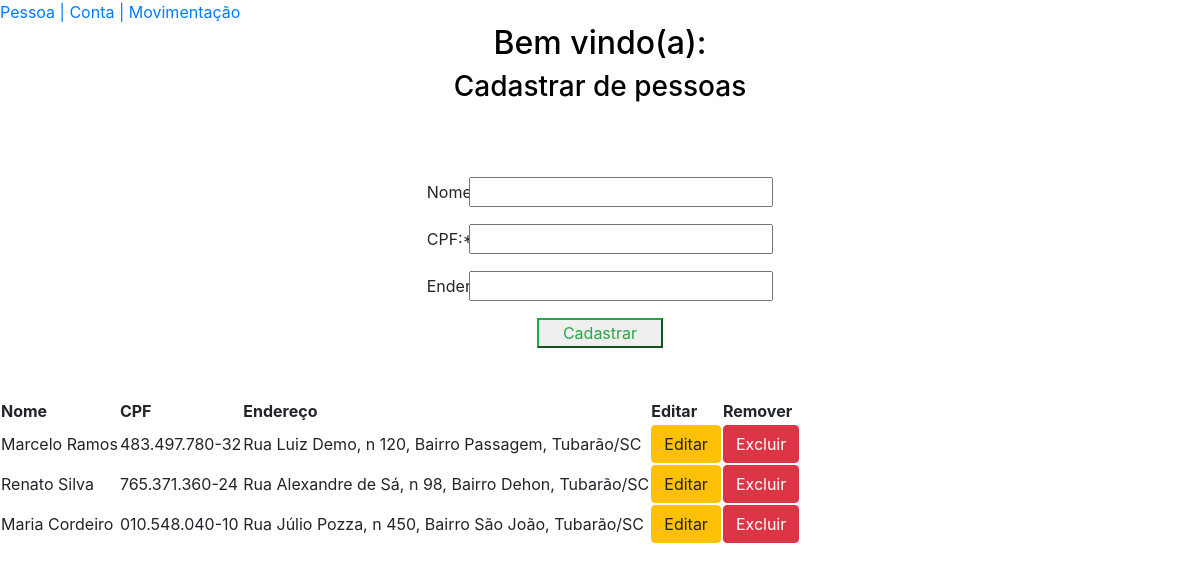
/app/view/index.php, run on the app's committed database.
### tables this page shows
CREATE TABLE `pessoas` (
  `id` int(11) unsigned NOT NULL AUTO_INCREMENT,
  `nome` varchar(200) NOT NULL DEFAULT '',
  `cpf` varchar(11) NOT NULL DEFAULT '',
  `endereco` text NOT NULL,
  PRIMARY KEY (`id`)
);

### app/model/Pessoa.php (called while the page is built, shortened)
<?php
class Pessoas
{
    public function listarPessoas(){
        $banco = new Banco();
        $conexao = $banco->conectar();
        $sql = $conexao->prepare("SELECT * FROM pessoas");
        $sql->execute();
        $pessoas = $sql->fetchAll(PDO::FETCH_ASSOC);
        return $pessoas;
    }
}

### app/controller/pessoa.php (called while the page is built, shortened)
<?php
        require_once "../model/Pessoa.php";
        require_once "../lib/Util.php";
class PessoasCtl {
    public function mostrarPessoas(){
        require_once "../model/Pessoa.php";
        require_once "../lib/Util.php";
        $pessoaMdl = new Pessoas();
        $util = new Util();
        $pessoas = $pessoaMdl->listarPessoas();
        return $pessoas;
    }
}

### app/lib/Util.php (called while the page is built, shortened)
<?php
class Util {
    public function includeMaskCpf($cpf){
        $cpf = substr_replace($cpf, '.', 3, 0);
        $cpf = substr_replace($cpf, '.', 7, 0);
        $cpf = substr_replace($cpf, '-', 11, 0);
        return $cpf;
    }
}

### app/view/index.php (the view, shortened to what this page needs)
<?php
require "../controller/pessoa.php";
require_once "../lib/Util.php";
$util = new Util();
$listagemPessoas = new PessoasCtl();
$pessoas = $listagemPessoas->mostrarPessoas();
?>
<!DOCTYPE html>
<html>
    <head>
    <link rel="stylesheet" href="css/style.css" media="screen">
    <link rel="stylesheet" href="https://stackpath.bootstrapcdn.com/bootstrap/4.4.1/css/bootstrap.min.css">
    <link rel="stylesheet" href="https://stackpath.bootstrapcdn.com/bootstrap/4.4.1/css/bootstrap.min.css">
    </head>
    <body>
        <a href="#">Pessoa | </a><a href="conta.php">Conta | </a> <a href="movimentacao.php">Movimentação</a>
        <div class="row">
        <div class=" col-2"></div>
        <div class="col col-8">
            <h2 class="titulo-1">Bem vindo(a): </h2>
            <h3 class="titulo-1">Cadastrar de pessoas</h3>
        </div>
        <div class="col-2"></div>
        </div>
        <div class="row">
            <div class=" col-4"></div>
            <div class="col col-4 formulario-cadastro">
                <form method="POST" class="formulario">
                <label class="label-formulario">Nome:*</label>
                <input type="text" class="input-formulario" id="nome" require="">
                <label class="label-formulario">CPF:*</label>
                <input type="text" class="input-formulario" id="cpf" require=""><br>
                <label class="label-formulario">Endereço:*</label>
                <input type="text" class="input-formulario" id="endereco" require=""><br>
                <button class="btn-cadastrar btn-outline-success col-4" id="btn" >Cadastrar</button>
                </form>
            </div>
            <div class="col-4"></div>
        </div>
        <table id="myTable" class="display">
            <thead>
                <tr>
                    <th>Nome</th>
                    <th>CPF</th>
                    <th>Endereço</th>
                    <th>Editar</th>
                    <th>Remover</th>
                </tr>
            </thead>
            <tbody>
                <?php
                    foreach($pessoas as $pessoa){ ?>
                        <tr>
                        <td><?php echo utf8_encode($pessoa['nome']) ?></td>
                        <td><?php echo $util->includeMaskCpf($pessoa['cpf'])?></td>
                        <td><?php echo utf8_encode($pessoa['endereco']) ?></td>
                        <td><button id="editar" data-id="<?php echo $pessoa['id'] ?>" data-nome="<?php echo $pessoa['nome'] ?>" data-cpf="<?php echo $pessoa['cpf'] ?>" data-endereco="<?php echo $pessoa['endereco'] ?>" class="btn-info btn btn-warning">Editar</button></td>
                        <td><button id="excluir" data-id="<?php echo $pessoa['id'] ?>" class="btn-excluir btn btn-danger">Excluir</button></td>
                    </tr>
                   <?php }
                ?>
             </tbody>
        </table>
    <link rel="stylesheet" type="text/css" href="https://cdn.datatables.net/1.10.20/css/jquery.dataTables.min.css">
    <link rel="stylesheet" href="https://cdn.datatables.net/buttons/1.5.6/css/buttons.dataTables.min.css" />
    <link rel="stylesheet" href="https://cdn.datatables.net/select/1.3.0/css/select.dataTables.min.css" />
    <link rel="stylesheet" href="https://cdn.datatables.net/responsive/2.2.2/css/responsive.dataTables.min.css" />
    </body>
</html>

### app/view/css/style.css (style rules this page uses)
.formulario { margin-top: 20px; margin-bottom: 20px;; }
.formulario-cadastro { margin-top: 15px; background-color: #FFF; text-align: center; border-radius: 25px; padding: 30px 10px; }
.titulo-1 { color: #000; text-align: center; }
.input-formulario { width: 80%; }
.label-formulario { width: 10%; margin-bottom: 20px; }

### data on the page
pessoas: nome "Marcelo Ramos", cpf "483.497.780-32", endereco "Rua Luiz Demo, n 120, Bairro Passagem, Tubarão/SC"
pessoas: nome "Renato Silva", cpf "765.371.360-24", endereco "Rua Alexandre de Sá, n 98, Bairro Dehon, Tubarão/SC"
pessoas: nome "Maria Cordeiro", cpf "010.548.040-10", endereco "Rua Júlio Pozza, n 450, Bairro São João, Tubarão/SC"
